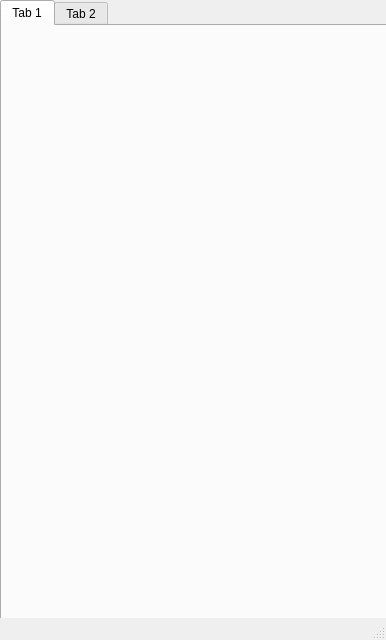
<?xml version="1.0" encoding="UTF-8"?>
<ui version="4.0">
 <class>MainWindow</class>
 <widget class="QMainWindow" name="MainWindow">
  <property name="geometry">
   <rect>
    <x>0</x>
    <y>0</y>
    <width>386</width>
    <height>640</height>
   </rect>
  </property>
  <property name="windowTitle">
   <string>MainWindow</string>
  </property>
  <widget class="QWidget" name="centralwidget">
   <widget class="QTabWidget" name="tabWidget">
    <property name="geometry">
     <rect>
      <x>0</x>
      <y>0</y>
      <width>481</width>
      <height>720</height>
     </rect>
    </property>
    <property name="tabPosition">
     <enum>QTabWidget::North</enum>
    </property>
    <property name="iconSize">
     <size>
      <width>32</width>
      <height>32</height>
     </size>
    </property>
    <property name="documentMode">
     <bool>false</bool>
    </property>
    <widget class="QWidget" name="tab">
     <attribute name="title">
      <string>Tab 1</string>
     </attribute>
    </widget>
    <widget class="QWidget" name="tab_2">
     <attribute name="title">
      <string>Tab 2</string>
     </attribute>
    </widget>
   </widget>
  </widget>
  <widget class="QMenuBar" name="menubar">
   <property name="geometry">
    <rect>
     <x>0</x>
     <y>0</y>
     <width>386</width>
     <height>23</height>
    </rect>
   </property>
  </widget>
  <widget class="QStatusBar" name="statusbar"/>
 </widget>
 <layoutdefault spacing="6" margin="11"/>
 <resources/>
 <connections/>
</ui>
